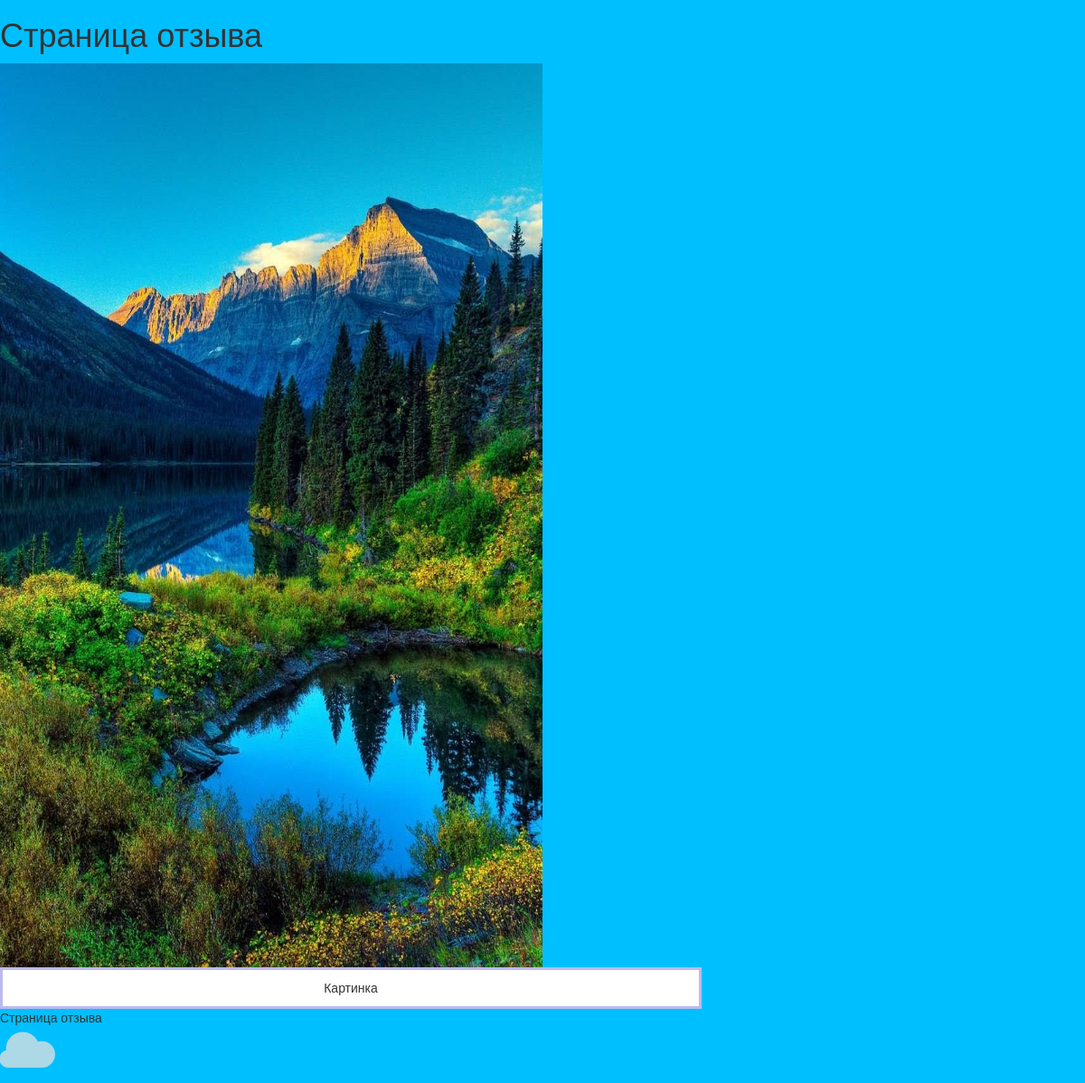
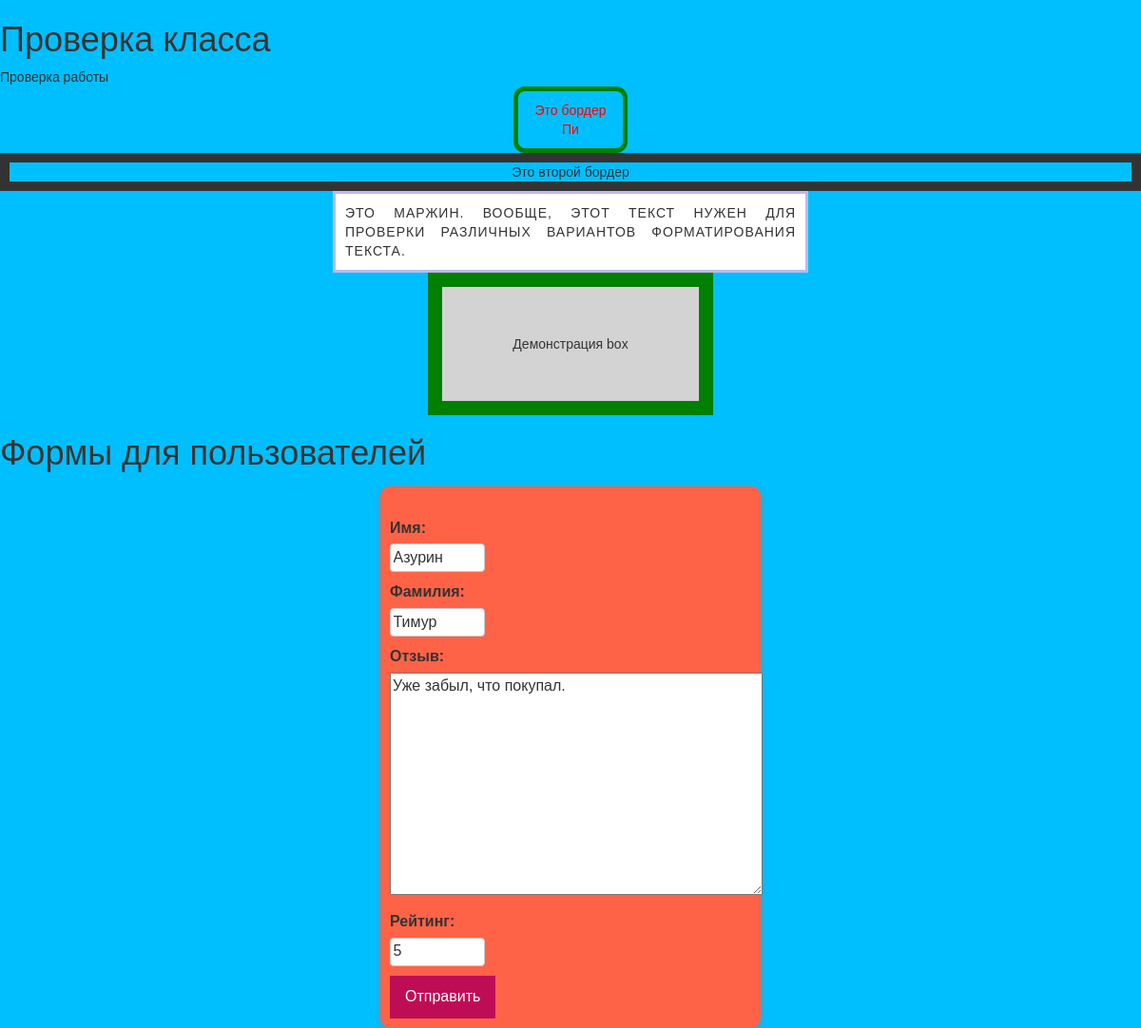
/1/, run on the app's committed database (2 pictures, top to bottom).
### book_app/models.py (models this page shows)
class Feedback(models.Model):
    name = models.CharField(max_length=30, validators=[MinLengthValidator(3)])
    surname = models.CharField(max_length=60)
    feedback = models.TextField()
    rating = models.PositiveIntegerField(validators=[MaxValueValidator(10)])

### book_app/views.py (the view)
# urls.py: path("<int:id_feedback>/", book_views.update_feedback, name='update_feedback'),
def update_feedback(request, id_feedback):  # функция редактирования записей в БД с помощью форм
    feed = Feedback.objects.get(id=id_feedback)
    if request.method == 'POST':
        form = FeedbackForm(request.POST, instance=feed)
        if form.is_valid():
            form.save()
            return HttpResponseRedirect('/done')
    else:
        form = FeedbackForm(instance=feed)
    return render(request, 'book_app/feedback.html', context={'form': form})

### book_app/forms.py
class FeedbackForm(forms.ModelForm):# прописать класс для форм
    class Meta:
        model = Feedback
        fields = '__all__'#прописать все поля
        labels = {
            'name': 'Имя',
            'surname': 'Фамилия',
            'feedback': 'Отзыв',
            'rating': 'Рейтинг',
        }
        error_messages = {
            'name': {
                'max_length': 'дохуя',
                'min_length': 'нихуя',
                'required': 'ваще похуям',
            },
            'surname': {
                'max_length': 'дохуя',
                'min_length': 'нихуя',
                'required': 'ваще похуям',
            },
            'feedback': {
                'max_length': 'дохуя',
                'min_length': 'нихуя',
                'required': 'ваще похуям',
            },
            'rating': {
                'max_length': 'дохуя',
                'min_length': 'нихуя',
                'required': 'ваще похуям',
            }
        }

### book_app/templates/book_app/feedback.html (shortened to what this page needs)
<!DOCTYPE html>
{% extends 'base.html' %}
{% load static %}
    {% block css_additional %}
    <link rel="stylesheet" href=" {% static 'book_app\css\styles_app.css' %}"/>
    <img src="{% static 'book_app/images/NischV-iXN4.jpg' %}" width="600" height="1000" alt="что-нибудь">
    <div id="idtyan">Картинка</div>
    <div> {% block title %} Страница отзыва {% endblock %}</div>
    {% endblock %}
{% block content %}
<h1 id="para1">Формы для пользователей</h1>
<form method="post">
    <br>
    {%for field in form%}
    <div class="form-style">
        {{ field.label_tag }}
        {{ field }}
    </div>
    {%endfor%}
    <button>Отправить</button>
</form>
{% endblock %}
{% block styles %}
<h1 class="name"> Проверка класса </h1>
<div id="pi"> Проверка работы</div>
<p class="one">Это бордер Пи</p>
<div class="dotted"> Это второй бордер</div>
<div id="marginpadding"> Это маржин. Вообще, этот текст нужен для проверки различных вариантов форматирования текста.
</div>
<div id="box">Демонстрация box</div>
{% endblock %}
{% block icons %}
<i class="glyphicon glyphicon-cloud" style="font-size:60px;color:lightblue;"></i>
{% endblock %}

### book_app/static/book_app/css/styles_app.css (style rules this page uses)
body { margin: 0; font-family: Sans-Serif; }
p { text-align: center; color: green; }
form { margin: 1.5rem auto 5px; width: 90%; max-width: 40rem; padding: 1rem; border-radius: 10px; font-size: 16px; background-color: #ff6347; box-shadow: 0 2px 8px #3ca3c1; }
button { cursor: pointer; background-color: #bf0d55; color: white; border: 10px solid #bf0d55; }
.form-style { margin-bottom: 1rem; }
.form-style input { font: inherit; padding: 0.25rem; border-radius: 4px; border: 1px solid #ccc; display: block; width: 10rem; }
.form-style label { font-weight: bold; display: block; margin-bottom: 0.5rem; }

### templates/base.html (style rules this page uses)
.dotted { border-style: solid; text-align: center; border-width: 10px 10px 10px 10px; }
p.one { width: 10%; border: 5px solid green; text-align: center; margin: auto; padding: 10px; border-radius: 12px; color: red; }
#idtyan { width: 776px; margin: right; border: medium solid RGBA(33,23,200,0.3); background-color: white; text-align: center; padding: 10px; }
#box { background-color: lightgrey; width: 300px; border: 15px solid green; padding: 50px; margin: auto; text-align: center; }
#marginpadding { width: 500px; margin: auto; border: medium solid RGBA(33,23,200,0.3); background-color: white; text-align: justify; text-transform: uppercase; text-intend: 50px; letter-spacing: 1px; padding: 10px; }
body { background-image: url('../static/book_app/images/photo_2023-02-16_11-45-23.jpg'); background-repeat: no-repeat; background-color: #00BFFF; height: 600px; background-position: right top; background-attachment: fixed;  }

### data on the page
Feedback: form "Азурин" "Тимур" "Уже забыл, что покупал." "5"

### other printed values
{{ field.label_tag }} "Имя:" "Фамилия:" "Отзыв:" "Рейтинг:"
